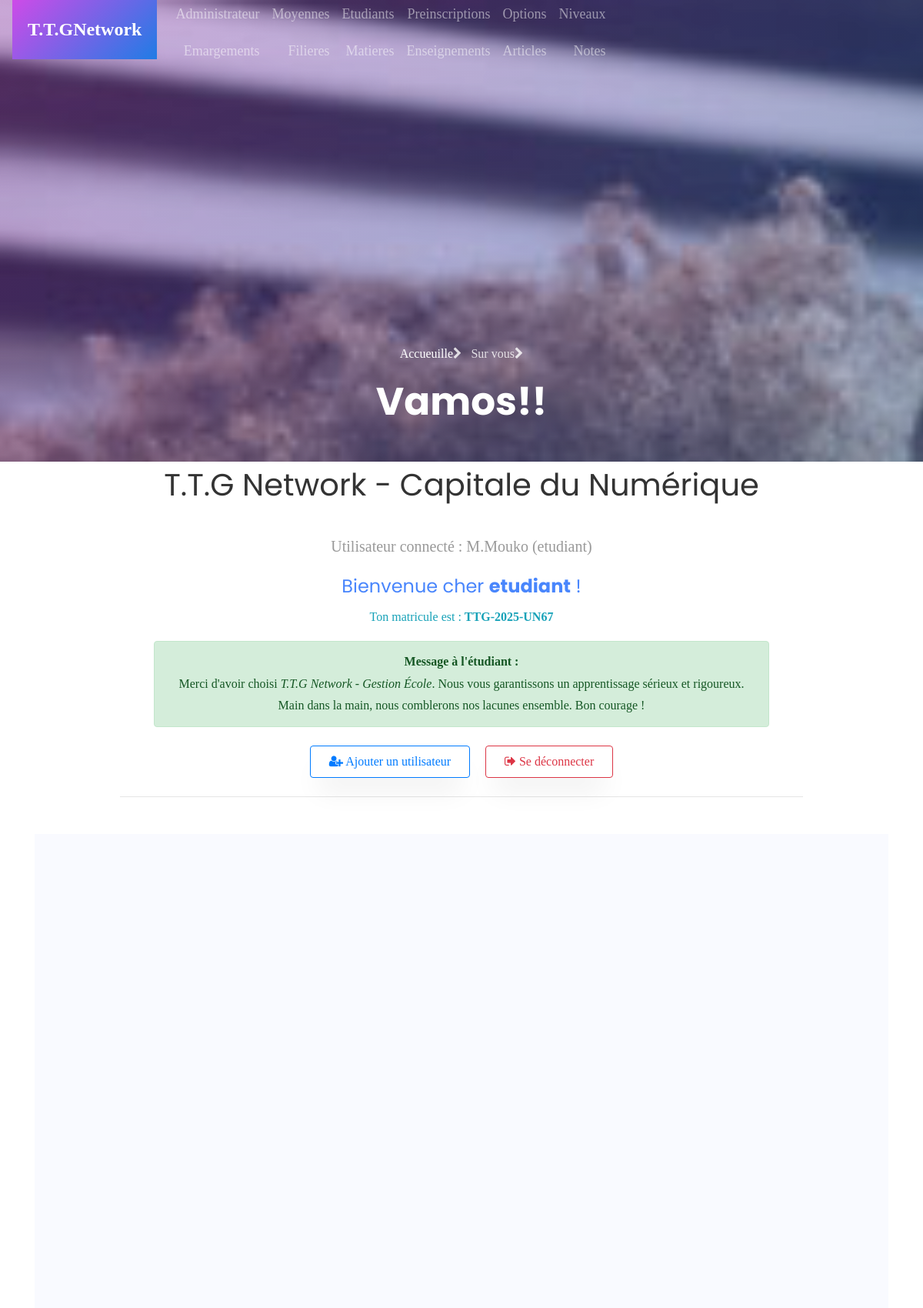
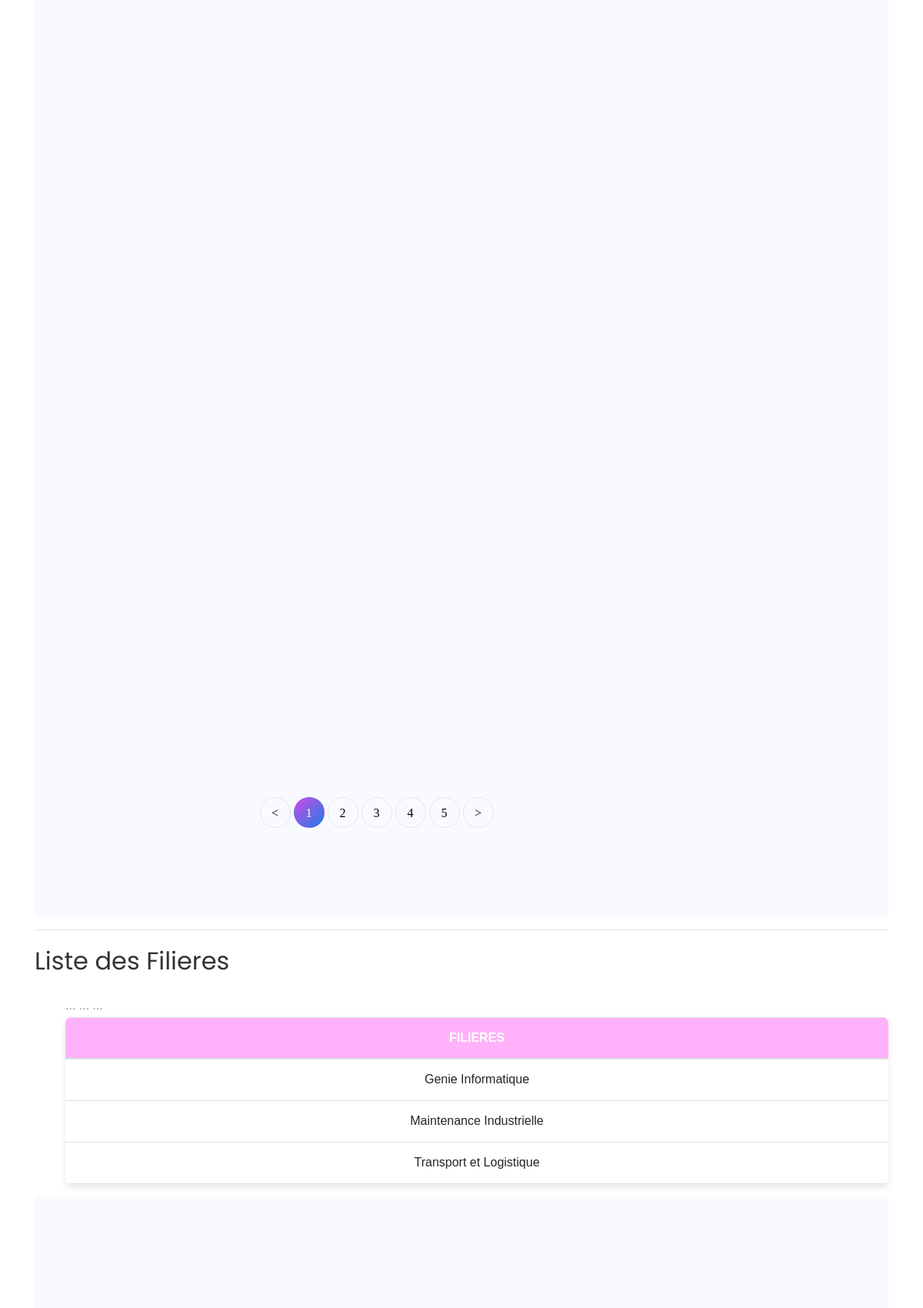
Screenshot of /filiere (signed in, upper part) with the database file from the repository (2 pictures, top to bottom).
### core/models.py (models this page shows, shortened)
class User(AbstractUser):
    ROLES = (
        ('admin', 'Administrateur'),
        ('formateur', 'Formateur'),
        ('etudiant', 'Étudiant'),
        ('parent', 'Parent'),
    )
    role = models.CharField(max_length=20, choices=ROLES)
    code_formateur = models.CharField(max_length=10, unique=True, null=True, blank=True)
    code_parent = models.CharField(max_length=10, unique=True, null=True, blank=True)
    matricule = models.CharField(max_length=30, unique=True, null=True, blank=True)
    def __str__(self):
        return f"{self.username} ({self.role})"

class Filiere(models.Model):
    nom = models.CharField(max_length=100)

### core/views.py (the view)
# urls.py: path('filiere', views.filieres_view, name='filiere'),
@login_required
def filieres_view(request):
    filieres = Filiere.objects.all()
    return render(request, 'liste_filieres.html', {'filieres': filieres})

### core/templates/liste_filieres.html (shortened to what this page needs)
{% extends "base.html" %}
{% block content %}
<section class="ftco-section bg-light">
		<div class="container">
			<div class="row">
				<div class="col-lg-3 sidebar">
				</div>
				<div class="col-lg-9">
					<div class="row">
					</div>
					<div class="row mt-5">
						<div class="col">
							<div class="block-27">
								<ul>
									<li><a href="#">&lt;</a></li>
									<li class="active"><span>1</span></li>
									<li><a href="#">2</a></li>
									<li><a href="#">3</a></li>
									<li><a href="#">4</a></li>
									<li><a href="#">5</a></li>
									<li><a href="#">&gt;</a></li>
								</ul>
							</div>
						</div>
					</div>
				</div>
			</div>
		</section>
    <section>
        <hr>
        <h2>Liste des Filieres</h2>
        <ul>
			<table class="table">
				<thead>
				<th>Filieres</th>
				</thead>
				{% for filiere in filieres %}
				<tbody>
					<td>{{ filiere.nom }}</td>
				</tbody>
				 {% endfor %}
			</table>
        </ul>
    </section>
  <section class="ftco-section bg-light">
		<div class="container">
			<div class="row">
			</div>
		</div>
	</section>
{% endblock %}

### core/templates/base.html (shortened to what this page needs)
<!DOCTYPE html>
<html lang="en">
  {% load static %}
<head>
	<link rel="stylesheet" href="https://stackpath.bootstrapcdn.com/font-awesome/4.7.0/css/font-awesome.min.css">
	<link rel="stylesheet" href="{% static 'css/animate.css' %}">
	<link rel="stylesheet" href="{% static 'css/feuille.css' %}">
	<link rel="stylesheet" href="{% static 'css/owl.carousel.min.css' %}">
	<link rel="stylesheet" href="{% static 'css/owl.theme.default.min.css' %}">
	<link rel="stylesheet" href="{% static 'css/magnific-popup.css' %}">
	<link rel="stylesheet" href="{% static 'css/bootstrap-datepicker.css' %}">
	<link rel="stylesheet" href="{% static 'css/jquery.timepicker.css' %}">
	<link rel="stylesheet" href="{% static 'css/flaticon.css' %}">
	<link rel="stylesheet" href="{% static 'css/style.css' %}">
</head>
<body>
	<nav class="navbar navbar-expand-lg navbar-dark ftco_navbar bg-dark ftco-navbar-light" id="ftco-navbar">
		<div class="container">
			<a class="navbar-brand" href="index.html"><span>T.T.G</span>Network</a>
			<div class="collapse navbar-collapse" id="ftco-nav" style="font-family:Georgia, 'Times New Roman', Times, serif;font-size:large;">
				<ul class="navbar-nav ml-auto">
          <div>
            <li class="nav-item"><a href="{% url 'admin:index' %}" class="nav-link">Administrateur</a></li>
            <li class="nav-item"><a href="{% url 'liste_emargements' %}" class="nav-link">Emargements</a></li>
          </div>
					<div>
            <li class="nav-item"><a href="{% url 'recherche_moyenne' %}" class="nav-link">Moyennes</a></li>
            <li class="nav-item"><a href="{% url 'filiere' %}" class="nav-link">Filieres</a></li>
          </div>
          <div>
            <li class="nav-item"><a href="{% url 'etudiant' %}" class="nav-link">Etudiants</a></li>
            <li class="nav-item"><a href="{% url 'matiere' %}" class="nav-link">Matieres</a></li>
          </div>
					<div>
            <li class="nav-item"><a href="{% url 'preinscription' %}" class="nav-link">Preinscriptions</a></li>
            <li class="nav-item"><a href="{% url 'enseignement' %}" class="nav-link">Enseignements</a></li>
          </div>
          <div>
            <li class="nav-item"><a href="{% url 'options' %}" class="nav-link">Options</a></li>
            <li class="nav-item"><a href="{% url 'article' %}" class="nav-link">Articles</a></li>
          </div>
          <div>
            <li class="nav-item"><a href="{% url 'niveau' %}" class="nav-link">Niveaux</a></li>
            <li class="nav-item"><a href="{% url 'note' %}" class="nav-link">Notes</a></li>
          </div>
				</ul>
			</div>
		</div>
    <div class="collapse navbar-collapse" id="ftco-nav">
			</div>
	</nav>
	<section class="hero-wrap hero-wrap-2" style="background-image: url('/static/images/image_4.jpg');">
		<div class="overlay"></div>
		<div class="container">
			<div class="row no-gutters slider-text align-items-end justify-content-center">
				<div class="col-md-9 ftco-animate pb-5 text-center">
					<p class="breadcrumbs"><span class="mr-2"><a href="{% url 'connexion' %}">Accueuille<i class="fa fa-chevron-right"></i></a></span> <span>Sur vous<i class="fa fa-chevron-right"></i></span></p>
					<h1 class="mb-0 bread">Vamos!!</h1>
				</div>
			</div>
		</div>
	</section>
  <section>
    <div class="container" id="base">
        <h1>T.T.G Network - Capitale du Numérique</h1>
    <main class="py-4 text-center">
      <p class="lead">Utilisateur connecté : <strong>{{ user }}</strong></p>
      {% if user.is_authenticated %}
        {% if user.role %}
          <p class="text-primary h4">Bienvenue cher <strong>{{ user.role }}</strong> !</p>
        {% else %}
          <p class="text-primary h4">Bienvenue cher <strong>Admin</strong> !</p>
        {% endif %}
        {% if user.matricule %}
          <p class="text-info">Ton matricule est : <strong>{{ user.matricule }}</strong></p>
          <div class="alert alert-success" role="alert" style="max-width: 800px; margin: auto;">
            <strong>Message à l'étudiant :</strong><br>
            Merci d'avoir choisi <em>T.T.G Network - Gestion École</em>. Nous vous garantissons un apprentissage sérieux et rigoureux. Main dans la main, nous comblerons nos lacunes ensemble. Bon courage !
          </div>
        {% else %}
          <div class="alert alert-dark" role="alert" style="max-width: 800px; margin: auto;">
            <strong>Message à l’administrateur :</strong><br>
            Merci pour votre dévouement. Votre autorité est un symbole de notre confiance. Prenez soin de votre santé pour assurer la continuité des opérations !
          </div>
        {% endif %}
      {% endif %}
      <div class="mt-4 d-flex justify-content-center gap-3" style="gap: 20px;">
        <a href="{% url 'urlregister' %}" class="btn btn-outline-primary px-4 py-2">
          <i class="fa fa-user-plus"></i> Ajouter un utilisateur
        </a>
        <a href="{% url 'urllogout' %}" class="btn btn-outline-danger px-4 py-2">
          <i class="fa fa-sign-out"></i> Se déconnecter
        </a>
      </div>
      <hr class="my-4" style="width: 80%;">
    </main>
    </div>
  </section>
  <section >
    <div class="container">
      {% block content %}{% endblock %}
    </div>
  </section>
</body>
</html>

### core/static/css/feuille.css (style rules this page uses)
section { font-family:Cambria, Cochin, Georgia, Times, 'Times New Roman', serif; font-family: 'Franklin Gothic Medium', 'Arial Narrow', Arial, sans-serif; }
div { font-family:Cambria, Cochin, Georgia, Times, 'Times New Roman', serif; }
#base { text-align: center; font-family:Cambria, Cochin, Georgia, Times, 'Times New Roman', serif; width: 100%; }
table { width: 100%; text-align:justify; }
#ftco-nav { font-family: 'Franklin Gothic Medium', 'Arial Narrow', Arial, sans-serif; text-align: end; content: ''; display: block; width: 60%; height: 4px; margin: 8px auto 0; border-radius: 2px; }

### core/templates/base.html (style rules this page uses)
h2::after { font-family: 'Franklin Gothic Medium', 'Arial Narrow', Arial, sans-serif; text-align: center; content: ''; display: block; width: 60%; height: 4px; margin: 8px auto 0; border-radius: 2px; }
table { width: 90%; margin: 0 auto; border-collapse: collapse; background-color: #ffffff; box-shadow: 0 4px 10px rgba(0, 0, 0, 0.1); border-radius: 8px; overflow: hidden; }
thead { background-color:rgba(255, 0, 234, 0.3); color: white; text-transform: uppercase; }
th, td { padding: 14px 20px; border-bottom: 1px solid #dee2e6; text-align: center; }

### rows the page displays
User: username+role "M.Mouko (etudiant)", role "etudiant", matricule "TTG-2025-UN67"
Filiere: nom "Genie Informatique"
Filiere: nom "Maintenance Industrielle"
Filiere: nom "Transport et Logistique"
